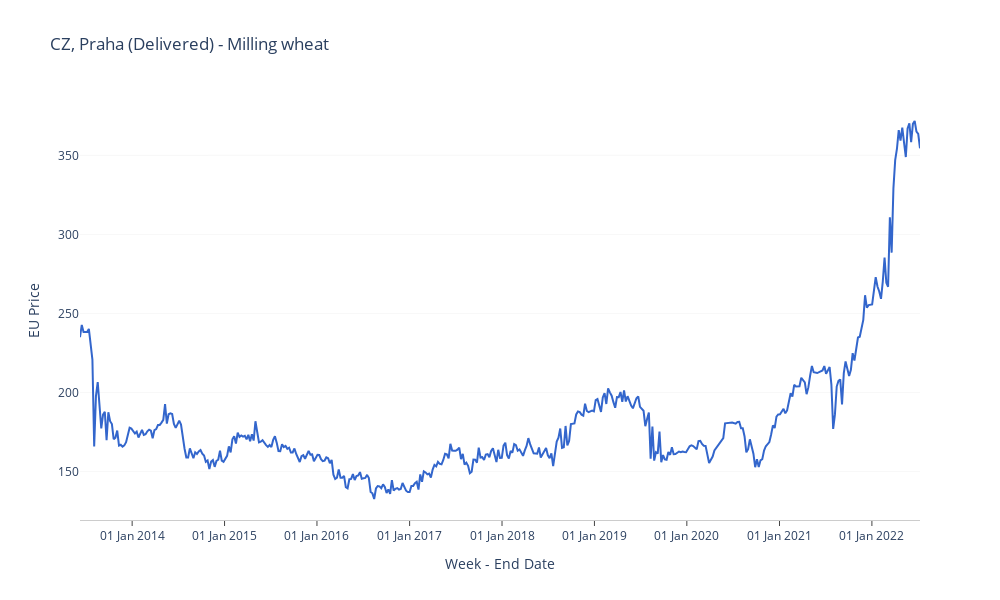

Notebook source saved alongside this figure:
### Code cell
get_chart(df.loc[(df['Product Name']==grains_product) & (df['Market Name']==market_name) ],
'Week - End Date', 'EU Price', f'{state}, {market_name} - {grains_product}')

### Figure 1 — Plotly figure (JSON) as saved in the notebook; plotly's stock layout.template omitted (floating-point values rounded to 4 significant figures; data arrays with more than 128 entries replaced by an {"elided": "..."} marker saying what was removed)
{"data": [{"hovertemplate": "Week - End Date=%{x}<br>EU Price=%{y}<extra></extra>", "legendgroup": "", "line": {"color": "#3366CC", "dash": "solid"}, "marker": {"symbol": "circle"}, "mode": "lines", "name": "", "orientation": "v", "showlegend": false, "type": "scatter", "x": {"elided": "441 str values"}, "xaxis": "x", "y": {"elided": "441 float values"}, "yaxis": "y"}], "layout": {"height": 600, "hovermode": "x unified", "legend": {"tracegroupgap": 0}, "plot_bgcolor": "white", "title": {"text": "CZ, Praha (Delivered) - Milling wheat"}, "width": 1000, "xaxis": {"anchor": "y", "domain": [0, 1], "gridcolor": "#FFFFFF", "linecolor": "rgb(204, 204, 204)", "linewidth": 1, "tickfont": {"size": 12}, "tickformat": "%d %b %Y", "ticks": "outside", "title": {"text": "Week - End Date"}}, "yaxis": {"anchor": "x", "domain": [0, 1], "gridcolor": "#F8F8F8", "tickfont": {"size": 12}, "title": {"text": "EU Price"}}}}
